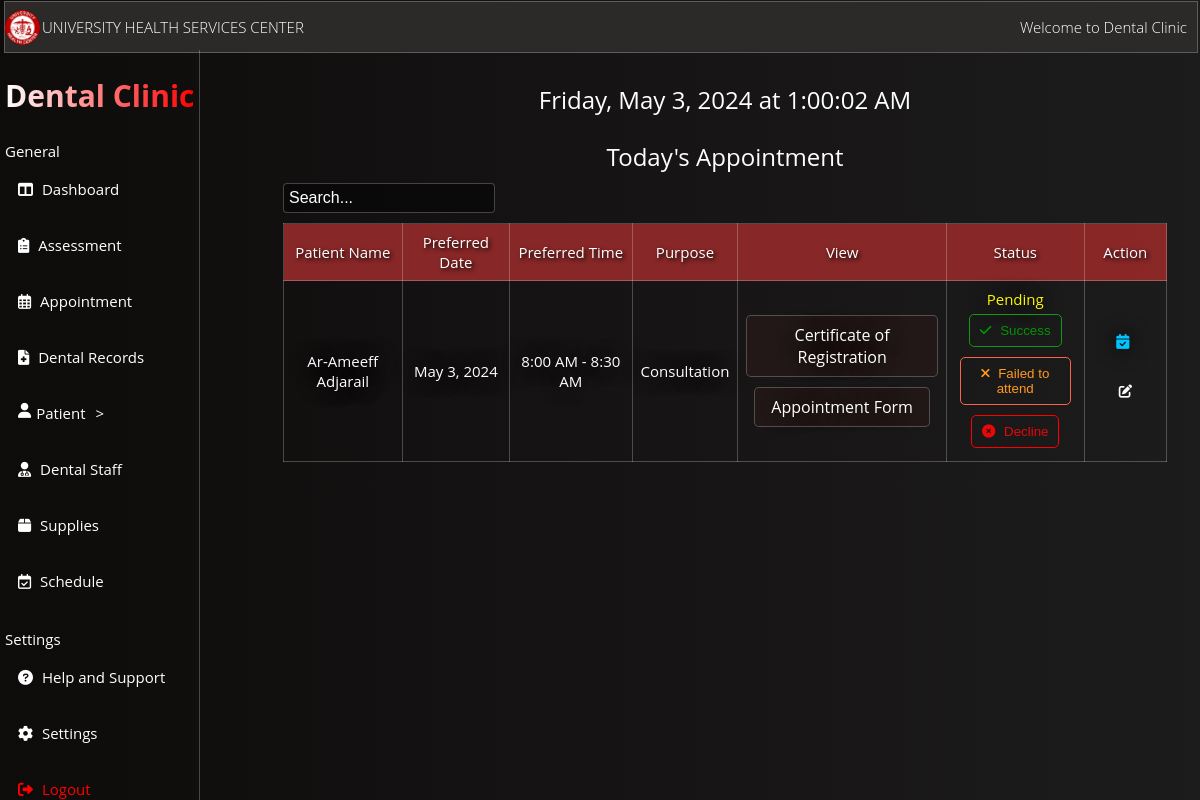
Screenshot of /admin-homesite/ with the database file from the repository.
### WmsuClinicApp/models.py (models this page shows, shortened)
class Appointment(models.Model):
    appointment_id = models.AutoField(primary_key=True)
    user = models.ForeignKey(User, on_delete=models.CASCADE)
    preferred_date = models.DateField(null=True, blank=True)
    preferred_time = models.CharField(max_length=70,null=True, blank=True)
    purpose = models.CharField(max_length=100)
    comments = models.TextField(blank=True, null=True)
    cor_upload = models.FileField(upload_to='cor_uploads/', null=True, blank=True)
    reference_number = models.CharField(max_length=50, unique=True, null=True, blank=True)
    current_date = models.DateTimeField(auto_now_add=True,null=True, blank=True)
    status = models.CharField(max_length=20, default='Pending')
    doctor = models.ForeignKey(Doctor, on_delete=models.CASCADE, null=True, blank=True)
    assistant = models.ForeignKey(Assistant, on_delete=models.CASCADE, null=True, blank=True)
    resched_status = models.CharField(max_length=20, null=True, blank=True)

### WmsuClinicApp/views.py (the view)
# urls.py: path('admin-homesite/', views.admin_homesite, name='admin_homesite'),
def admin_homesite(request):
    profiles = Profile.objects.all()
    admins = Admin.objects.all()
    doctors = Doctor.objects.all()
    assistants = Assistant.objects.all()
    today = timezone.localtime(timezone.now()).date()
    appointments = Appointment.objects.filter(preferred_date=today)
    sorted_appointments = sorted(appointments, key=lambda x: datetime.strptime(x.preferred_time.split(' - ')[0], '%I:%M %p').time())
    context = {
        'profiles': profiles,
        'admins': admins,
        'doctors': doctors,
        'assistants': assistants,
        'appointments': sorted_appointments,
    }
    return render(request, 'WmsuClinicApp/AdminHomesite.html', context)

### WmsuClinicApp/templates/WmsuClinicApp/AdminHomesite.html (shortened to what this page needs)
{% load static %}
<!DOCTYPE html>
<html lang="en">
<head>
    <link rel="stylesheet" type="text/css">
        <link rel="stylesheet" href="https://cdnjs.cloudflare.com/ajax/libs/font-awesome/5.15.4/css/all.min.css">
</head>
<body>
    <link rel="stylesheet" href="https://cdnjs.cloudflare.com/ajax/libs/font-awesome/6.0.0/css/all.min.css">
    <section class="HeaderSection">
        <img src="{% static 'images/OIP1.JPG' %}" alt="logo" class="circular-imgs">
        <p>UNIVERSITY HEALTH SERVICES CENTER</p>
        <section class="right" style="display: flex; justify-content: center;"> <p>Welcome to Dental Clinic</p></section>
    </section>
    <nav>
        <ul>
            <h1 class="gradient-text">Dental Clinic</h1>
            <h4 style="display: flex; justify-content: left; margin-left: 5px; margin-bottom: 0px; font-weight: normal;">General</h4>
            <li><a href="{% url 'admin_Dashboard' %}"><i class="fas fa-columns"></i> Dashboard</a></li>
            <li><a href="{% url 'admin_homesite' %}"><i class="fas fa-clipboard-list"></i> Assessment</a></li>
            <li><a href="{% url 'appointment_list' %}"><i class="far fa-calendar-alt"></i> Appointment</a></li>
            <li><a href="{% url 'dental_record' %}"><i class="fas fa-file-medical"></i> Dental Records</a></li>
            <li style="cursor: pointer;" id="user-toggle"><i class="fas fa-user"> </i> Patient </li>
            <li><a href="{% url 'admin_doctorsite' %}"><i class="fas fa-user-md"></i> Dental Staff</a></li>
            <li><a href="{% url 'supply_listhome' %}"><i class="fas fa-box"></i> Supplies</a></li>
            <li><a href="{% url 'admin_doctoravailability' %}"><i class="far fa-calendar-check"></i> Schedule</a></li>
            <h4 style="display: flex; justify-content: left; margin-left: 5px; margin-bottom: 0px;font-weight: normal;">Settings</h4>
            <li><a href="#"><i class="fas fa-question-circle"></i> Help and Support</a></li>
            <li><a href="{% url 'dentalchange_password' %}"><i class="fas fa-cog"></i> Settings</a></li>
            <li><a href="{% url 'LoginDentals' %}" class="logout-link"><i class="fas fa-sign-out-alt"></i> Logout</a></li>
        </ul>
    </nav>
    <div class="Move">
  <div id="currentDateTime"> </div>
    <p class="ps">Today's Appointment</p>
    <div class="containera">
        <input type="text" id="searchInput" placeholder="Search...">
    </div>
    <div>
        <table border="1">
            <thead>
                <tr>
                    <th>Patient Name</th>
                    <th>Preferred Date</th>
                    <th>Preferred Time</th>
                    <th>Purpose</th>
                    <th>View</th>
                    <th>Status</th>
                    <th>Action</th>
                </tr>
            </thead>
            <tbody id="tableBody">
                {% if appointments %}
                {% for appointment in appointments %}
                    <tr>
                        <td>
                            {% if appointment.full_name_dependant %}
                            {{ appointment.user.first_name }} {{ appointment.user.last_name }}
                                {{ appointment.full_name_dependant }}
                            {% else %}
                                {{ appointment.user.first_name }} {{ appointment.user.last_name }}
                            {% endif %}
                        </td>
                        <td>{{ appointment.preferred_date }}</td>
                        <td>{{ appointment.preferred_time }}</td>
                        <td>{{ appointment.purpose }}</td>
                        <td>
                            {% if appointment.cor_upload %}
                            {% if appointment.user.profile.user_type == 'Student' %}
                                <a href="{{ appointment.cor_upload.url }}" target="_blank" class="cor-button">
                                    Certificate of Registration
                                </a>
                            {% elif appointment.user.profile.user_type == 'FacultyandStaff' %}
                                <a href="{{ appointment.cor_upload.url }}" target="_blank" class="cor-button">
                                    Employee ID
                                </a>
                            {% endif %}
                        {% else %}
                            No upload
                        {% endif %}
                            <br>
                            <a style="margin-top: 10px;" href="#" class="cor-button" onclick="viewAppointment('{{ appointment.appointment_id }}')">
                                 Appointment Form
                            </a>
                        </td>
                        <td class="{% if appointment.status == 'Session Done' %}green{% elif appointment.status == 'Failed to Attend' %}tomato{% elif appointment.status == 'Decline' %}red{% else %}yellow{% endif %}">
                            {{ appointment.status }} <br>
                            {% if appointment.status == 'Pending' %}
                                <form id="sessionDoneForm{{ appointment.appointment_id }}" action="{% url 'session_done' appointment_id=appointment.appointment_id %}" method="post">
                                    <button type="button" id="sessionDoneButton{{ appointment.appointment_id }}" onclick="confirmSessionDone('{{ appointment.appointment_id }}')" style="color: rgb(4, 146, 4); border: 1px solid rgb(20, 151, 20); padding: 8px 10px; border-radius: 5px;">
                                        <i class="fas fa-check"></i> Success
                                    </button>
                                </form>
                                <form id="failedToAttendForm{{ appointment.appointment_id }}" action="{% url 'failed_to_attend' appointment_id=appointment.appointment_id %}" method="post">
                                    <button type="button" id="failedToAttendButton{{ appointment.appointment_id }}" onclick="confirmFailedToAttend('{{ appointment.appointment_id }}')" style="color: rgb(255, 153, 35); border: 1px solid tomato; padding: 8px 10px; border-radius: 5px;">
                                        <i class="fas fa-times"></i> Failed to attend
                                    </button>
                                </form>
                                <form id="declineForm{{ appointment.appointment_id }}" action="{% url 'Decline' appointment_id=appointment.appointment_id %}" method="post">
                                    <button type="button" id="declineButton{{ appointment.appointment_id }}" onclick="confirmDecline('{{ appointment.appointment_id }}')" style="color: rgb(233, 7, 7); border: 1px solid red; padding: 8px 10px; border-radius: 5px;">
                                        <i class="fas fa-times-circle"></i> Decline
                                    </button>
                                </form>
                            {% endif %}
                        </td>
                        <td>
                            {% if appointment.status == 'Pending' %}
    <form method="post" action="{% url 'update_appointment' appointment_id=appointment.appointment_id %}" id="rescheduleForm">
        <a href="#" onclick="confirmReschedule()">
            <i style="color: rgb(0, 195, 255);" class="fas fa-calendar-check"></i>
        </a>
    </form><br>
{% endif %}
{% if appointment.status == 'Pending' %}
<form id="updateForm" method="post" action="{% url 'update_purpose' appointment_id=appointment.appointment_id %}">
    <button type="button" id="updateButton" style="background: none; border: none; cursor: pointer;">
        <i class="fas fa-edit" style="margin-left: 5px;"></i>
    </button>
</form>
{% endif %}
                        </td>
                    </tr>
                {% endfor %}
                {% else %}
                <tr>
                    <td colspan="15">
                        <h1>No Appointment today</h1>
                    </td>
                </tr>
                {% endif %}
            </tbody>
        </table>
    </div>
</div>
</body>
</html>

### WmsuClinicApp/templates/WmsuClinicApp/AdminHomesite.html (style rules this page uses)
.HeaderSection { display: flex; align-items: center; position: fixed; top: 1px; left: 4px; color: white; width: calc(100% - 8px); background-color: rgb(44, 41, 41); border: 1px solid rgba(255, 248, 248, 0.24); font-weight: lighter; }
.right { margin-left: auto ; display: flex; justify-content: center; align-items: center; margin-right: 10px; }
.gradient-text { font-size: 30px; margin-left: 5px; margin-right: 5px; background: linear-gradient(to right, #fff, #ff0000); -webkit-background-clip: text; -moz-background-clip: text; background-clip: text; color: transparent; }
i { margin-right: 5px; }
.circular-imgs { border-radius: 50%; max-width: 35px; height: auto; margin-right: 2px; }
nav { margin-top: 50px; position: fixed; top: 0; left: 0; max-width: 100%; height: 100%; background-color: rgb(7, 7); color: #fff; text-align: center; z-index: 2; font-size: 15px; border-right: 1px solid rgba(255, 248, 248, 0.24); }
nav ul { list-style: none; padding: 0; }
nav ul li { display: flex; justify-content: left; text-decoration: none; color: #fff; transition: color 0.3s; padding: 18px; transition: background-color 0.3s ease, color 0.3s ease; }
nav ul li a { text-decoration: none; color: #fff; transition: color 0.5s; }
:before, *:after { box-sizing: border-box; }
body { padding: 1em; font-family: "Open Sans", "Helvetica Neue", Helvetica, Arial, sans-serif; font-size: 15px; color: #b9b9b9; background: linear-gradient(to left, rgb(29, 28, 28), rgb(14, 11, 11)); }
.ps { font-size: x-large; margin-bottom: 10px; }
.Move { margin-top: 20px; margin-left: 260px; margin-right: 10px; }
#rescheduleForm i { color: rgb(8, 93, 221); }
.cor-button { display: inline-block; padding: 8px 16px; background-color: #241919e3; border: 1px solid rgba(255, 248, 248, 0.24); color: white; text-align: center; text-decoration: none; font-size: 16px; border-radius: 5px; cursor: pointer; }
.yellow { color: rgb(247, 247, 6); }
.containera { display: flex; justify-content: left; align-items: center; }
#searchInput { border: 1px solid rgba(255, 248, 248, 0.24); padding: 8px; font-size: 16px; border-radius: 4px; margin-bottom: 10px; width: 200px; }
#currentDateTime { margin-top: 60px; text-align: center; font-size: 24px; color: white; }
p { text-align: center; color: white; }
button { background-color: transparent; color: #fff; border: none; padding: 8px 16px; margin: 5px; border-radius: 4px; cursor: pointer; transition: background-color 0.3s ease, color 0.3s ease; }
.logout-link { color: red; text-decoration: none; }
table { border-collapse: collapse; width: 100%; font-weight: normal; }
th, td { border: 1px solid rgba(255, 248, 248, 0.24); padding: 8px; text-align: left; color: white; text-align: center; font-weight: normal; }
th { background-color: rgba(143, 41, 41, 0.945); color: white; text-shadow: 2px 2px 4px black; }
td { color: white; text-shadow: 0 0 20px black; }
#searchInput { padding: 5px; width: 200px; background-color: rgba(8, 8, 8, 0.7); color: white; }
#searchInput::placeholder { color: white; }

### rows the page displays
Appointment: user.first_name "Ar-Ameeff", user.last_name "Adjarail", preferred_date "May 3, 2024", preferred_time "8:00 AM - 8:30 AM", purpose "Consultation", status "Pending"
